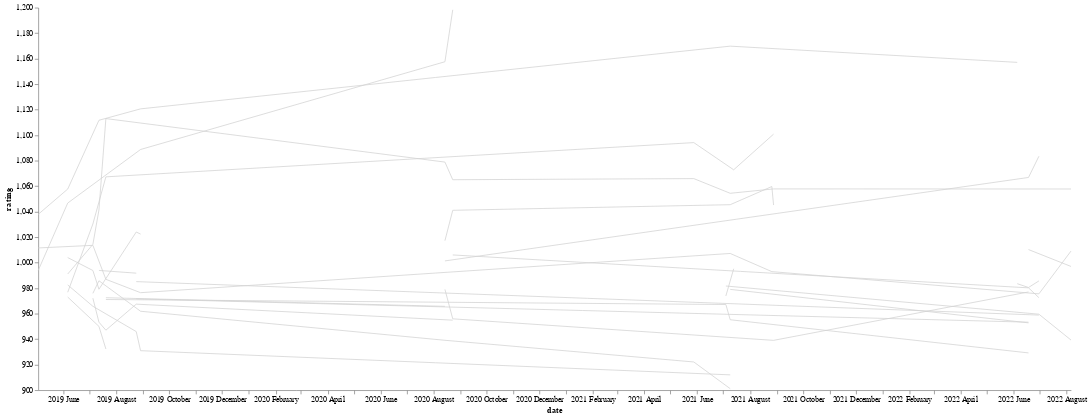

Notebook source saved alongside this figure:
### Code cell
#Plotting the result

df_historical_rating = tracker.get_history_df()

highlight = alt.selection(type='single', on='mouseover', 
                          fields=['player_id'], nearest=True, empty="none")

base = alt.Chart(df_historical_rating
).encode(
    x=alt.X("date:T", axis=alt.Axis(format='%Y %B')),
    y=alt.Y("rating:Q", scale=alt.Scale(zero=False)),
    #color="player_id:N",
    tooltip = ["player_id","rating"]
)

points = base.mark_circle(point=True).encode(
    opacity=alt.value(0)
).add_selection(
    highlight
).properties(
    width=1350,
    height=500
)

lines = base.mark_line().encode(
    size=alt.condition(~highlight, alt.value(1), alt.value(3)),
    color=alt.condition(highlight, 'player_id', alt.value("lightgray"), legend=None)
)

alt.layer(points, lines).configure_axis(
    grid=False
).configure_view(
    strokeWidth=0
)

### Figure 1 — Vega-Lite specification as saved in the notebook (floating-point values rounded to 4 significant figures)
{"config": {"view": {"continuousWidth": 400, "continuousHeight": 300, "strokeWidth": 0}, "axis": {"grid": false}}, "layer": [{"mark": {"type": "circle", "point": true}, "encoding": {"opacity": {"value": 0}, "tooltip": [{"type": "nominal", "field": "player_id"}, {"type": "quantitative", "field": "rating"}], "x": {"type": "temporal", "axis": {"format": "%Y %B"}, "field": "date"}, "y": {"type": "quantitative", "field": "rating", "scale": {"zero": false}}}, "height": 500, "selection": {"selector036": {"type": "single", "on": "mouseover", "fields": ["player_id"], "nearest": true, "empty": "none"}}, "width": 1350}, {"mark": "line", "encoding": {"color": {"condition": {"type": "nominal", "field": "player_id", "legend": null, "selection": "selector036"}, "value": "lightgray"}, "size": {"condition": {"value": 1, "selection": {"not": "selector036"}}, "value": 3}, "tooltip": [{"type": "nominal", "field": "player_id"}, {"type": "quantitative", "field": "rating"}], "x": {"type": "temporal", "axis": {"format": "%Y %B"}, "field": "date"}, "y": {"type": "quantitative", "field": "rating", "scale": {"zero": false}}}}], "data": {"name": "data-782246842a7ed95cb8e2b262b05c4c67"}, "$schema": "https://vega.github.io/schema/vega-lite/v4.8.1.json", "datasets": {"data-782246842a7ed95cb8e2b262b05c4c67": [{"player_id": "Nijel AMOS ", "date": "2019-05-03T00:00:00", "rating": 1038.0}, {"player_id": "Nijel AMOS ", "date": "2019-06-06T00:00:00", "rating": 1058.0}, {"player_id": "Nijel AMOS ", "date": "2019-07-12T00:00:00", "rating": 1112.0}, {"player_id": "Nijel AMOS ", "date": "2019-08-29T00:00:00", "rating": 1121.0}, {"player_id": "Nijel AMOS ", "date": "2021-07-09T00:00:00", "rating": 1170.0}, {"player_id": "Nijel AMOS ", "date": "2022-06-05T00:00:00", "rating": 1157.0}, {"player_id": "Emmanuel Kipkurui KORIR ", "date": "2019-05-03T00:00:00", "rating": 1012.0}, {"player_id": "Emmanuel Kipkurui KORIR ", "date": "2019-07-05T00:00:00", "rating": 1014.0}, {"player_id": "Emmanuel Kipkurui KORIR ", "date": "2019-07-20T00:00:00", "rating": 986.9}, {"player_id": "Emmanuel Kipkurui KORIR ", "date": "2019-08-29T00:00:00", "rating": 976.5}, {"player_id": "Emmanuel Kipkurui KORIR ", "date": "2021-07-09T00:00:00", "rating": 1007.0}, {"player_id": "Emmanuel Kipkurui KORIR ", "date": "2021-08-26T00:00:00", "rating": 993.0}, {"player_id": "Emmanuel Kipkurui KORIR ", "date": "2022-06-30T00:00:00", "rating": 975.5}, {"player_id": "Emmanuel Kipkurui KORIR ", "date": "2022-08-06T00:00:00", "rating": 1009.0}, {"player_id": "Donavan BRAZIER ", "date": "2019-05-03T00:00:00", "rating": 993.9}, {"player_id": "Donavan BRAZIER ", "date": "2019-06-06T00:00:00", "rating": 1047.0}, {"player_id": "Donavan BRAZIER ", "date": "2019-08-29T00:00:00", "rating": 1089.0}, {"player_id": "Donavan BRAZIER ", "date": "2020-08-14T00:00:00", "rating": 1158.0}, {"player_id": "Donavan BRAZIER ", "date": "2020-08-23T00:00:00", "rating": 1198.0}, {"player_id": "Abubaker Haydar ABDALLA ", "date": "2019-05-03T00:00:00", "rating": 982.2}, {"player_id": "Jonathan KITILIT ", "date": "2019-05-03T00:00:00", "rating": 974.4}, {"player_id": "Brandon MCBRIDE ", "date": "2019-06-06T00:00:00", "rating": 1004.0}, {"player_id": "Brandon MCBRIDE ", "date": "2019-07-05T00:00:00", "rating": 993.8}, {"player_id": "Brandon MCBRIDE ", "date": "2019-07-12T00:00:00", "rating": 979.2}, {"player_id": "Brandon MCBRIDE ", "date": "2019-08-24T00:00:00", "rating": 1024.0}, {"player_id": "Brandon MCBRIDE ", "date": "2019-08-29T00:00:00", "rating": 1022.0}, {"player_id": "Ferguson Cheruiyot ROTICH ", "date": "2019-06-06T00:00:00", "rating": 991.1}, {"player_id": "Ferguson Cheruiyot ROTICH ", "date": "2019-07-05T00:00:00", "rating": 1014.0}, {"player_id": "Ferguson Cheruiyot ROTICH ", "date": "2019-07-12T00:00:00", "rating": 1041.0}, {"player_id": "Ferguson Cheruiyot ROTICH ", "date": "2019-07-20T00:00:00", "rating": 1113.0}, {"player_id": "Ferguson Cheruiyot ROTICH ", "date": "2020-08-14T00:00:00", "rating": 1079.0}, {"player_id": "Ferguson Cheruiyot ROTICH ", "date": "2020-08-23T00:00:00", "rating": 1065.0}, {"player_id": "Ferguson Cheruiyot ROTICH ", "date": "2021-05-28T00:00:00", "rating": 1066.0}, {"player_id": "Ferguson Cheruiyot ROTICH ", "date": "2021-07-09T00:00:00", "rating": 1054.0}, {"player_id": "Ferguson Cheruiyot ROTICH ", "date": "2021-08-28T00:00:00", "rating": 1058.0}, {"player_id": "Ferguson Cheruiyot ROTICH ", "date": "2022-08-06T00:00:00", "rating": 1058.0}, {"player_id": "Clayton MURPHY ", "date": "2019-06-06T00:00:00", "rating": 982.5}, {"player_id": "Clayton MURPHY ", "date": "2019-07-05T00:00:00", "rating": 965.8}, {"player_id": "Clayton MURPHY ", "date": "2019-08-24T00:00:00", "rating": 945.9}, {"player_id": "Clayton MURPHY ", "date": "2019-08-29T00:00:00", "rating": 931.0}, {"player_id": "Clayton MURPHY ", "date": "2021-07-09T00:00:00", "rating": 912.0}, {"player_id": "Wyclife Kinyamal KISASY ", "date": "2019-06-06T00:00:00", "rating": 976.8}, {"player_id": "Wyclife Kinyamal KISASY ", "date": "2019-07-05T00:00:00", "rating": 1030.0}, {"player_id": "Wyclife Kinyamal KISASY ", "date": "2019-07-20T00:00:00", "rating": 1067.0}, {"player_id": "Wyclife Kinyamal KISASY ", "date": "2021-05-28T00:00:00", "rating": 1094.0}, {"player_id": "Wyclife Kinyamal KISASY ", "date": "2021-07-13T00:00:00", "rating": 1073.0}, {"player_id": "Wyclife Kinyamal KISASY ", "date": "2021-08-28T00:00:00", "rating": 1101.0}, {"player_id": "Adam KSZCZOT ", "date": "2019-06-06T00:00:00", "rating": 973.0}, {"player_id": "Adam KSZCZOT ", "date": "2019-07-12T00:00:00", "rating": 950.0}, {"player_id": "Adam KSZCZOT ", "date": "2019-07-20T00:00:00", "rating": 932.3}, {"player_id": "Amel TUKA ", "date": "2019-07-05T00:00:00", "rating": 975.9}, {"player_id": "Amel TUKA ", "date": "2019-07-12T00:00:00", "rating": 985.8}, {"player_id": "Amel TUKA ", "date": "2019-08-29T00:00:00", "rating": 961.9}, {"player_id": "Amel TUKA ", "date": "2020-08-14T00:00:00", "rating": 939.1}, {"player_id": "Amel TUKA ", "date": "2021-05-28T00:00:00", "rating": 922.1}, {"player_id": "Amel TUKA ", "date": "2021-07-09T00:00:00", "rating": 901.2}, {"player_id": "Wesley VÁZQUEZ ", "date": "2019-07-05T00:00:00", "rating": 972.1}, {"player_id": "Wesley VÁZQUEZ ", "date": "2019-07-12T00:00:00", "rating": 953.3}, {"player_id": "Wesley VÁZQUEZ ", "date": "2019-07-20T00:00:00", "rating": 947.0}, {"player_id": "Wesley VÁZQUEZ ", "date": "2019-08-24T00:00:00", "rating": 967.4}, {"player_id": "Wesley VÁZQUEZ ", "date": "2020-08-23T00:00:00", "rating": 954.9}, {"player_id": "Michael SARUNI ", "date": "2019-07-12T00:00:00", "rating": 993.9}, {"player_id": "Michael SARUNI ", "date": "2019-08-24T00:00:00", "rating": 991.8}, {"player_id": "Jake WIGHTMAN ", "date": "2019-07-12T00:00:00", "rating": 971.8}, {"player_id": "Marcin LEWANDOWSKI ", "date": "2019-07-20T00:00:00", "rating": 1016.0}, {"player_id": "Cornelius TUWEI ", "date": "2019-07-20T00:00:00", "rating": 1000.0}, {"player_id": "Jamie WEBB ", "date": "2019-07-20T00:00:00", "rating": 982.4}, {"player_id": "Kyle LANGFORD ", "date": "2019-07-20T00:00:00", "rating": 972.5}, {"player_id": "Kyle LANGFORD ", "date": "2020-08-14T00:00:00", "rating": 965.7}, {"player_id": "Elliot GILES ", "date": "2019-07-20T00:00:00", "rating": 971.1}, {"player_id": "Elliot GILES ", "date": "2021-07-04T00:00:00", "rating": 967.2}, {"player_id": "Elliot GILES ", "date": "2021-07-09T00:00:00", "rating": 955.2}, {"player_id": "Elliot GILES ", "date": "2022-06-18T00:00:00", "rating": 929.2}, {"player_id": "Collins KIPRUTO ", "date": "2019-08-24T00:00:00", "rating": 985.1}, {"player_id": "Collins KIPRUTO ", "date": "2022-06-30T00:00:00", "rating": 958.9}, {"player_id": "Pierre-Ambroise BOSSE ", "date": "2019-08-24T00:00:00", "rating": 971.6}, {"player_id": "Pierre-Ambroise BOSSE ", "date": "2022-06-18T00:00:00", "rating": 953.3}, {"player_id": "Bryce HOPPEL ", "date": "2020-08-14T00:00:00", "rating": 1041.0}, {"player_id": "Marco AROP ", "date": "2020-08-14T00:00:00", "rating": 1017.0}, {"player_id": "Marco AROP ", "date": "2020-08-23T00:00:00", "rating": 1041.0}, {"player_id": "Marco AROP ", "date": "2021-07-09T00:00:00", "rating": 1045.0}, {"player_id": "Marco AROP ", "date": "2021-08-26T00:00:00", "rating": 1060.0}, {"player_id": "Marco AROP ", "date": "2021-08-28T00:00:00", "rating": 1045.0}, {"player_id": "Benjamin ROBERT ", "date": "2020-08-14T00:00:00", "rating": 1001.0}, {"player_id": "Benjamin ROBERT ", "date": "2022-06-18T00:00:00", "rating": 1067.0}, {"player_id": "Benjamin ROBERT ", "date": "2022-06-30T00:00:00", "rating": 1083.0}, {"player_id": "Marc REUTHER ", "date": "2020-08-14T00:00:00", "rating": 983.7}, {"player_id": "Peter BOL ", "date": "2020-08-14T00:00:00", "rating": 979.0}, {"player_id": "Peter BOL ", "date": "2020-08-23T00:00:00", "rating": 955.9}, {"player_id": "Peter BOL ", "date": "2021-08-28T00:00:00", "rating": 939.1}, {"player_id": "Peter BOL ", "date": "2022-06-18T00:00:00", "rating": 977.0}, {"player_id": "Joseph DENG ", "date": "2020-08-14T00:00:00", "rating": 972.4}, {"player_id": "Andreas KRAMER ", "date": "2020-08-23T00:00:00", "rating": 1006.0}, {"player_id": "Andreas KRAMER ", "date": "2022-06-18T00:00:00", "rating": 980.2}, {"player_id": "Andreas KRAMER ", "date": "2022-06-30T00:00:00", "rating": 972.6}, {"player_id": "Max BURGIN ", "date": "2020-08-23T00:00:00", "rating": 978.9}, {"player_id": "Daniel ROWDEN ", "date": "2021-05-28T00:00:00", "rating": 989.3}, {"player_id": "Ferguson Cheruiyot ROTICH  Jonathan KITILIT ", "date": "2021-07-04T00:00:00", "rating": 1037.0}, {"player_id": "Marco AROP  Archie DAVIS ", "date": "2021-07-04T00:00:00", "rating": 1011.0}, {"player_id": "Adrián BEN ", "date": "2021-07-04T00:00:00", "rating": 981.7}, {"player_id": "Adrián BEN ", "date": "2022-06-30T00:00:00", "rating": 959.6}, {"player_id": "Adrián BEN ", "date": "2022-08-06T00:00:00", "rating": 939.3}, {"player_id": "Isaiah HARRIS ", "date": "2021-07-04T00:00:00", "rating": 973.9}, {"player_id": "Isaiah HARRIS ", "date": "2021-07-13T00:00:00", "rating": 995.2}, {"player_id": "Patryk DOBEK ", "date": "2021-07-09T00:00:00", "rating": 979.0}, {"player_id": "Patryk DOBEK ", "date": "2022-06-18T00:00:00", "rating": 952.8}, {"player_id": "Emmanuel WANYONYI ", "date": "2022-06-05T00:00:00", "rating": 1029.0}, {"player_id": "Gabriel TUAL ", "date": "2022-06-05T00:00:00", "rating": 983.5}, {"player_id": "Gabriel TUAL ", "date": "2022-06-18T00:00:00", "rating": 980.5}, {"player_id": "Gabriel TUAL ", "date": "2022-06-30T00:00:00", "rating": 985.7}, {"player_id": "Tony VAN DIEPEN ", "date": "2022-06-18T00:00:00", "rating": 1010.0}, {"player_id": "Tony VAN DIEPEN ", "date": "2022-08-06T00:00:00", "rating": 997.0}, {"player_id": "Mohamed Ali GOUANED ", "date": "2022-06-18T00:00:00", "rating": 985.7}, {"player_id": "Slimane MOULA  Ben PATTISON ", "date": "2022-06-30T00:00:00", "rating": 1052.0}]}}
